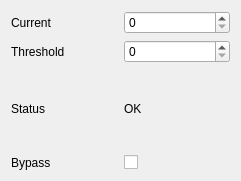
  <widget class="QWidget" name="horizontalLayoutWidget_7">
   <property name="geometry">
    <rect>
     <x>960</x>
     <y>300</y>
     <width>241</width>
     <height>181</height>
    </rect>
   </property>
   <layout class="QHBoxLayout" name="horizontalLayout_32">
    <item>
     <layout class="QVBoxLayout" name="verticalLayout_7">
      <item>
       <layout class="QHBoxLayout" name="horizontalLayout_33">
        <item>
         <widget class="QLabel" name="label_31">
          <property name="text">
           <string>Current</string>
          </property>
         </widget>
        </item>
        <item>
         <widget class="QSpinBox" name="cam2_current"/>
        </item>
       </layout>
      </item>
      <item>
       <layout class="QHBoxLayout" name="horizontalLayout_34">
        <item>
         <widget class="QLabel" name="label_32">
          <property name="text">
           <string>Threshold</string>
          </property>
         </widget>
        </item>
        <item>
         <widget class="QSpinBox" name="cam2_threshold"/>
        </item>
       </layout>
      </item>
      <item>
       <layout class="QHBoxLayout" name="horizontalLayout_35">
        <item>
         <widget class="QLabel" name="label_33">
          <property name="text">
           <string>Status</string>
          </property>
         </widget>
        </item>
        <item>
         <widget class="QLabel" name="label_34">
          <property name="text">
           <string>OK</string>
          </property>
         </widget>
        </item>
       </layout>
      </item>
      <item>
       <layout class="QHBoxLayout" name="horizontalLayout_36">
        <item>
         <widget class="QLabel" name="label_35">
          <property name="text">
           <string>Bypass</string>
          </property>
         </widget>
        </item>
        <item>
         <widget class="QCheckBox" name="cam2_bypass">
          <property name="text">
           <string/>
          </property>
         </widget>
        </item>
       </layout>
      </item>
     </layout>
    </item>
   </layout>
  </widget>
